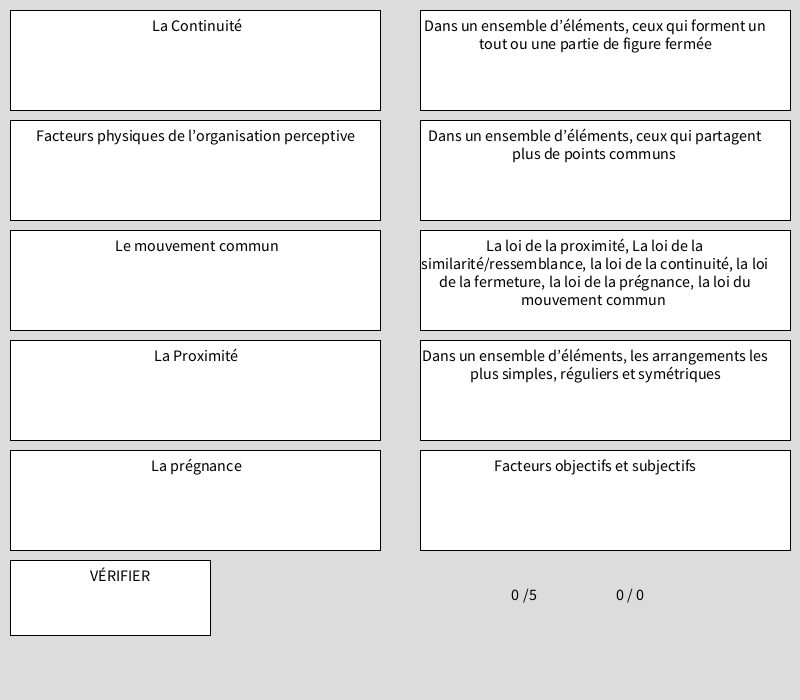
Frame 1 (no input)
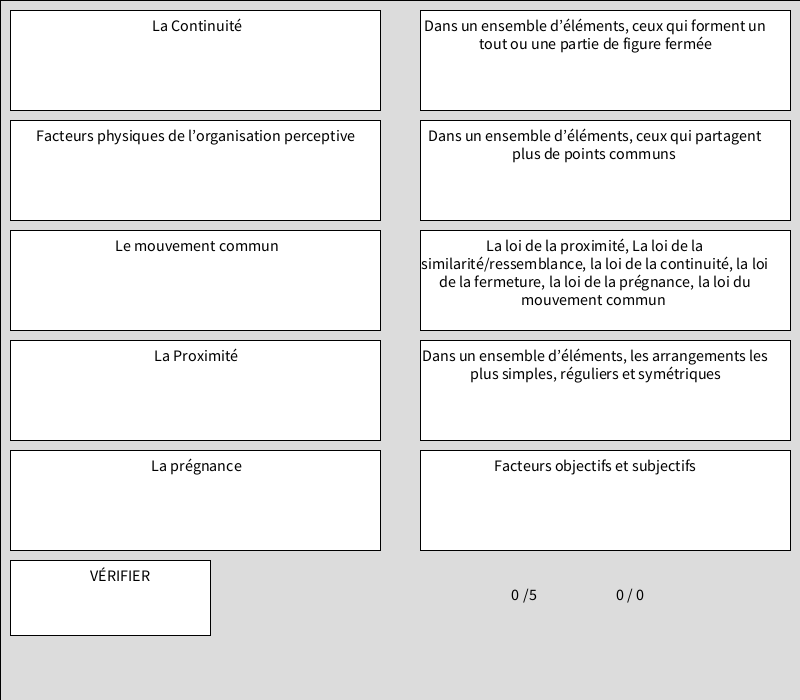
Frame 60 (the mouse pressed at the canvas centre just before this capture)
Frame 120 (the mouse held since frame 60 and released just before this capture): identical to frame 60, image omitted

The Processing sketch that drew these frames (run headless with seeded random() and noise(); from frame 60 on, the mouse is pressed at the canvas centre):

// Processing sketch: processing_91312
// ── processing_91312.pde

int colonnes = 2;
int rangees = 3;
int etat = 1;
int pts = 0;
int pct = 0;
int pctt = 0;
int[] q  = new int[6]; //question
int[] r  = new int[6]; //reponse
int[] m  = new int[6]; //modifie
int[] bq  = new int[6]; //bloc de question
int[] br  = new int[6]; //bloc de reponse
 
color couleurQ1 = color(255, 255, 255);
color couleurQ2 = color(255, 255, 255);
color couleurQ3 = color(255, 255, 255);
color couleurQ4 = color(255, 255, 255);
color couleurQ5 = color(255, 255, 255);
color couleurR1 = color(255, 255, 255);
color couleurR2 = color(255, 255, 255);
color couleurR3 = color(255, 255, 255);
color couleurR4 = color(255, 255, 255);
color couleurR5 = color(255, 255, 255);
color couleurA1 = color(0);
color couleurA2 = color(0);
color couleurA3 = color(0);
color couleurA4 = color(0);
color couleurA5 = color(0);
 
String[] question = {



 

 
 
 
"Figure",
"Organisation perceptive",
 
"Facteurs physiques de l’organisation perceptive",
 
 
"Facteurs psychologiques de l’organisation perceptive",
 
" Quelles règles influencent la manière dont le système perceptif regroupe les élément lors de l’organisation perceptive ? ",
 
 
" La Proximité",
 
" La Similarité/ressemblance",
 
 
" La Continuité",
 
 
" La fermeture",
 
 
" La prégnance",
 
 
" Le mouvement commun",
 


  
};
 
String[] reponse = {

 

 
"Caractère de substance, parait plus loin, se continue derrière la figure, porteur de sens, facilement retenu, ne possède pas les contours",
 
"Caractère d’objet, parait plus près, se poursuit par dessus le fond, porteuse de sens, facilement retenue, possède les contours. ",
   
  "Facteurs objectifs et subjectifs", 
 
"L’orientation, la grosseur, l’inclusion, la symétrie, la régularité",
 
"L’expérience antérieure, traits individuels, attention dirigée",
 
"La loi de la proximité, La loi de la similarité/ressemblance, la loi de la continuité, la loi de la fermeture, la loi de la prégnance, la loi du mouvement commun ",
"Dans un ensemble d’éléments, ceux qui sont les plus près spatialement et/ou temporellement ",
   
  "Dans un ensemble d’éléments, ceux qui partagent plus de points communs ",
"Dans un ensemble d’éléments, ceux qui s’inscrivent dans une séquence les uns par rapport aux autres ",
"Dans un ensemble d’éléments, ceux qui forment un tout ou une partie de figure fermée",
 
"Dans un ensemble d’éléments, les arrangements les plus simples, réguliers et symétriques",
 
"Dans un ensemble d’éléments, ceux dont la position évolue de la même façon"
 


}; 
 
int rand1 = (int)random(question.length);
int rand2 = (int)random(question.length);
int rand3 = (int)random(question.length);
int rand4 = (int)random(question.length);
int rand5 = (int)random(question.length);
int rand1modif = rand1;
int rand2modif = rand2;
int rand3modif = rand3;
int rand4modif = rand4;
int rand5modif = rand5;
int swap = 0;
 
 
void setup() {
  size(800, 700);
  smooth();
  noStroke();
  int swap = (int)random(5);
 
  for (int i = 1; i < q.length; i++ ) {
    q[i] = 0;
    r[i] = 0;
    bq[i] = 0;
    br[i] = 0;
  }
 
  for (int i = 1; i < m.length; i++ ) {
    m[i] = i;
  }
 
  while (rand1 == rand2) {
    rand2 = (int)random(question.length);
  }
 
  while (rand3 == rand2 || rand3 == rand1) {
    rand3 = (int)random(question.length);
  }
 
  while (rand4 == rand2 || rand3 == rand4 || rand4 == rand1) {
    rand4 = (int)random(question.length);
  }
 
  while (rand5 == rand2 || rand3 == rand5 || rand4 == rand5 || rand5 == rand1) {
    rand5 = (int)random(question.length);
  }
 
  //println(question[1]);
  // println(reponse[1]);
}
void draw() {
 
  fill(220);
  rect(0, 0, width, height);
 
  /*rand1modif = rand2;
   rand2modif = rand3; 
   rand3modif = rand4;
   rand4modif = rand1;
   rand5modif = rand5;
    
   m[1] = 2;
   m[2] = 3;
   m[3] = 4;
   m[4] = 1;
   m[5] = 5;*/
 
  println(swap);
  if (swap==0) {
    println("zéro");
    rand1modif = rand5;
    rand2modif = rand1; 
    rand3modif = rand4;
    rand4modif = rand3;
    rand5modif = rand2;
 
    m[1] = 5;
    m[2] = 1;
    m[3] = 4;
    m[4] = 3;
    m[5] = 2;
  }
 
  if (swap==1) {
    println("un");
    rand1modif = rand2;
    rand2modif = rand3; 
    rand3modif = rand4;
    rand4modif = rand1;
    rand5modif = rand5;
 
    m[1] = 2;
    m[2] = 3;
    m[3] = 4;
    m[4] = 1;
    m[5] = 5;
  }
  if (swap==2) {
    println("deux");
    rand1modif = rand1;
    rand2modif = rand5;
    rand3modif = rand2;
    rand4modif = rand3;
    rand5modif = rand4;
 
    m[1] = 1;
    m[2] = 5;
    m[3] = 2;
    m[4] = 3;
    m[5] = 4;
  }
  if (swap==3) {
    println("trois");
    rand1modif = rand4;
    rand2modif = rand5;
    rand3modif = rand3;
    rand4modif = rand2;
    rand5modif = rand1;
 
    m[1] = 4;
    m[2] = 5;
    m[3] = 3;
    m[4] = 2;
    m[5] = 1;
  }
  if (swap==4) {
    println("quatre");
    rand1modif = rand2;
    rand2modif = rand1;
    rand3modif = rand4;
    rand4modif = rand5;
    rand5modif = rand3;
 
    m[1] = 2;
    m[2] = 1;
    m[3] = 4;
    m[4] = 5;
    m[5] = 3;
  }
 
 
  if (etat <=2) {
 
    // Dessin des blocs
 
    stroke(0);
    strokeWeight(1);
    if (etat ==2) {
      stroke(couleurA1);
      strokeWeight(20);
    }
    fill(couleurQ1);
    rect(10, 10, 370, 100);
 
    stroke(0);
    strokeWeight(1);
    if (etat ==2) {
      stroke(couleurA2);
      strokeWeight(20);
    }
    fill(couleurQ2);
    rect(10, 120, 370, 100);
 
    stroke(0);
    strokeWeight(1);
    if (etat ==2) {
      stroke(couleurA3);
      strokeWeight(20);
    }
    fill(couleurQ3);
    rect(10, 230, 370, 100);
 
    stroke(0);
    strokeWeight(1);
    if (etat ==2) {
      stroke(couleurA4);
      strokeWeight(20);
    }
    fill(couleurQ4);
    rect(10, 340, 370, 100);
 
    stroke(0);
    strokeWeight(1);
    if (etat ==2) {
      stroke(couleurA5);
      strokeWeight(20);
    }
    fill(couleurQ5);
    rect(10, 450, 370, 100);
 
    //------------------------
 
    stroke(0);
    fill(255);
    rect(10, 560, 200, 75);
 
    textAlign(CENTER);
    textSize(16);
    fill(0);
    text("VÉRIFIER", 20, 570, 200, 80);
 
    //---------------------
 
    stroke(0);
    fill(couleurR1);
    rect(420, 10, 370, 100);
 
    stroke(0);
    fill(couleurR2);
    rect(420, 120, 370, 100);
 
    stroke(0);
    fill(couleurR3);
    rect(420, 230, 370, 100);
 
    stroke(0);
    fill(couleurR4);
    rect(420, 340, 370, 100);
 
    stroke(0);
    fill(couleurR5);
    rect(420, 450, 370, 100);
 
 
 
    textAlign(CENTER);
    textSize(16);
    fill(0);
    text(question[rand1], 20, 20, 350, 80);
 
    textAlign(CENTER);
    textSize(16);
    fill(0);
    text(question[rand2], 20, 130, 350, 80);
 
    textAlign(CENTER);
    textSize(16);
    fill(0);
    text(question[rand3], 20, 240, 350, 80);
 
    textAlign(CENTER);
    textSize(16);
    fill(0);
    text(question[rand4], 20, 350, 350, 80);
 
    textAlign(CENTER);
    textSize(16);
    fill(0);
    text(question[rand5], 20, 460, 350, 80);
 
    textAlign(CENTER);
    textSize(16);
    fill(0);
    text(reponse[rand1modif], 420, 20, 350, 80);
 
    textAlign(CENTER);
    textSize(16);
    fill(0);
    text(reponse[rand2modif], 420, 130, 350, 80);
 
    textAlign(CENTER);
    textSize(16);
    fill(0);
    text(reponse[rand3modif], 420, 240, 350, 80);
 
    textAlign(CENTER);
    textSize(16);
    fill(0);
    text(reponse[rand4modif], 420, 350, 350, 80);
 
    textAlign(CENTER);
    textSize(16);
    fill(0);
    text(reponse[rand5modif], 420, 460, 350, 80);
 
    textAlign(CENTER);
    textSize(16);
    fill(0);
    text(pts, 515, 600);
 
    textAlign(CENTER);
    textSize(16);
    fill(0);
    text("/5", 530, 600);
 
    textAlign(CENTER);
    textSize(16);
    fill(0);
    text(pct, 620, 600);
 
    textAlign(CENTER);
    textSize(16);
    fill(0);
    text("/", 630, 600);
 
    textAlign(CENTER);
    textSize(16);
    fill(0);
    text(pctt, 640, 600);
  }
}
void mouseReleased() {
  if (etat ==1) {
    if (mouseX >10 && mouseX < 380 && mouseY >10 && mouseY < 110) {
      if (bq[1] == 0) {
        if ( q[5] == 0 &&  q[1] > 0 &&  q[2] > 0 &&  q[3] > 0 &&  q[4] > 0) {
          q[5] = 1;
          bq[1] =5;
          couleurQ1 = color(255, 255, 0);
        }
        if ( q[4] == 0 &&  q[1] > 0 &&  q[2] > 0 &&  q[3] > 0) {
          q[4] = 1;
          bq[1] =4;
          couleurQ1 = color(255, 180, 0);
        }
        if ( q[3] == 0 &&  q[1] > 0 &&  q[2] > 0) {
          q[3] = 1;
          bq[1] =3;
          couleurQ1 = color(0, 255, 0);
        }
        if ( q[2] == 0 &&  q[1] > 0) {
          q[2] = 1;
          bq[1] =2;
          couleurQ1 = color(255, 0, 0);
        }
        if ( q[1] == 0) {
          q[1] = 1;
          bq[1] =1;
          couleurQ1 = color(0, 255, 255);
        }
      }
      else {
        if (bq[1] ==1) {
          q[1] = 0;
          bq[1] =0;
          couleurQ1 = color(255, 255, 255);
        }
        if (bq[1] ==2) {
          q[2] = 0;
          bq[1] =0;
          couleurQ1 = color(255, 255, 255);
        }
        if (bq[1] ==3) {
          q[3] = 0;
          bq[1] =0;
          couleurQ1 = color(255, 255, 255);
        }
        if (bq[1] ==4) {
          q[4] = 0;
          bq[1] =0;
          couleurQ1 = color(255, 255, 255);
        }
        if (bq[1] ==5) {
          q[5] = 0;
          bq[1] =0;
          couleurQ1 = color(255, 255, 255);
        }
      }
    }
 
    if (mouseX >10 && mouseX < 380 && mouseY >120 && mouseY < 220) {
      if (bq[2] == 0) {
        if ( q[5] == 0 &&  q[1] > 0 &&  q[2] > 0 &&  q[3] > 0 &&  q[4] > 0) {
          q[5] = 2;
          bq[2] =5;
          couleurQ2 = color(255, 255, 0);
        }
        if ( q[4] == 0 &&  q[1] > 0 &&  q[2] > 0 &&  q[3] > 0) {
          q[4] = 2;
          bq[2] =4;
          couleurQ2 = color(255, 180, 0);
        }
        if ( q[3] == 0 &&  q[1] > 0 &&  q[2] > 0) {
          q[3] = 2;
          bq[2] =3;
          couleurQ2 = color(0, 255, 0);
        }
        if ( q[2] == 0 &&  q[1] > 0) {
          q[2] = 2;
          bq[2] =2;
          couleurQ2 = color(255, 0, 0);
        }
        if ( q[1] == 0) {
          q[1] = 2;
          bq[2] =1;
          couleurQ2 = color(0, 255, 255);
        }
      }
      else {
        if (bq[2] ==1) {
          q[1] = 0;
          bq[2] =0;
          couleurQ2 = color(255, 255, 255);
        }
        if (bq[2] ==2) {
          q[2] = 0;
          bq[2] =0;
          couleurQ2 = color(255, 255, 255);
        }
        if (bq[2] ==3) {
          q[3] = 0;
          bq[2] =0;
          couleurQ2 = color(255, 255, 255);
        }
        if (bq[2] ==4) {
          q[4] = 0;
          bq[2] =0;
          couleurQ2 = color(255, 255, 255);
        }
        if (bq[2] ==5) {
          q[5] = 0;
          bq[2] =0;
          couleurQ2 = color(255, 255, 255);
        }
      }
    }
 
    if (mouseX >10 && mouseX < 380 && mouseY >230 && mouseY < 330) {
      if (bq[3] == 0) {
        if ( q[5] == 0 &&  q[1] > 0 &&  q[2] > 0 &&  q[3] > 0 &&  q[4] > 0) {
          q[5] = 3;
          bq[3] =5;
          couleurQ3 = color(255, 255, 0);
        }
        if ( q[4] == 0 &&  q[1] > 0 &&  q[2] > 0 &&  q[3] > 0) {
          q[4] = 3;
          bq[3] =4;
          couleurQ3 = color(255, 180, 0);
        }
        if ( q[3] == 0 &&  q[1] > 0 &&  q[2] > 0) {
          q[3] = 3;
          bq[3] =3;
          couleurQ3 = color(0, 255, 0);
        }
        if ( q[2] == 0 &&  q[1] > 0) {
          q[2] = 3;
          bq[3] =2;
          couleurQ3 = color(255, 0, 0);
        }
        if ( q[1] == 0) {
          q[1] = 3;
          bq[3] =1;
          couleurQ3 = color(0, 255, 255);
        }
      }
      else {
        if (bq[3] ==1) {
          q[1] = 0;
          bq[3] =0;
          couleurQ3 = color(255, 255, 255);
        }
        if (bq[3] ==2) {
          q[2] = 0;
          bq[3] =0;
          couleurQ3 = color(255, 255, 255);
        }
        if (bq[3] ==3) {
          q[3] = 0;
          bq[3] =0;
          couleurQ3 = color(255, 255, 255);
        }
        if (bq[3] ==4) {
          q[4] = 0;
          bq[3] =0;
          couleurQ3 = color(255, 255, 255);
        }
        if (bq[3] ==5) {
          q[5] = 0;
          bq[3] =0;
          couleurQ3 = color(255, 255, 255);
        }
      }
    }
 
    if (mouseX >10 && mouseX < 380 && mouseY >340 && mouseY < 440) {
      if (bq[4] == 0) {
        if ( q[5] == 0 &&  q[1] > 0 &&  q[2] > 0 &&  q[3] > 0 &&  q[4] > 0) {
          q[5] = 4;
          bq[4] =5;
          couleurQ4 = color(255, 255, 0);
        }
        if ( q[4] == 0 &&  q[1] > 0 &&  q[2] > 0 &&  q[3] > 0) {
          q[4] = 4;
          bq[4] =4;
          couleurQ4 = color(255, 180, 0);
        }
        if ( q[3] == 0 &&  q[1] > 0 &&  q[2] > 0) {
          q[3] = 4;
          bq[4] =3;
          couleurQ4 = color(0, 255, 0);
        }
        if ( q[2] == 0 &&  q[1] > 0) {
          q[2] = 4;
          bq[4] =2;
          couleurQ4 = color(255, 0, 0);
        }
        if ( q[1] == 0) {
          q[1] = 4;
          bq[4] =1;
          couleurQ4 = color(0, 255, 255);
        }
      }
      else {
        if (bq[4] ==1) {
          q[1] = 0;
          bq[4] =0;
          couleurQ4 = color(255, 255, 255);
        }
        if (bq[4] ==2) {
          q[2] = 0;
          bq[4] =0;
          couleurQ4 = color(255, 255, 255);
        }
        if (bq[4] ==3) {
          q[3] = 0;
          bq[4] =0;
          couleurQ4 = color(255, 255, 255);
        }
        if (bq[4] ==4) {
          q[4] = 0;
          bq[4] =0;
          couleurQ4 = color(255, 255, 255);
        }
        if (bq[4] ==5) {
          q[5] = 0;
          bq[4] =0;
          couleurQ4 = color(255, 255, 255);
        }
      }
    }
 
    if (mouseX >10 && mouseX < 380 && mouseY >450 && mouseY < 550) {
      if (bq[5] == 0) {
        if ( q[5] == 0 &&  q[1] > 0 &&  q[2] > 0 &&  q[3] > 0 &&  q[4] > 0) {
          q[5] = 5;
          bq[5] =5;
          couleurQ5 = color(255, 255, 0);
        }
        if ( q[4] == 0 &&  q[1] > 0 &&  q[2] > 0 &&  q[3] > 0) {
          q[4] = 5;
          bq[5] =4;
          couleurQ5 = color(255, 180, 0);
        }
        if ( q[3] == 0 &&  q[1] > 0 &&  q[2] > 0) {
          q[3] = 5;
          bq[5] =3;
          couleurQ5 = color(0, 255, 0);
        }
        if ( q[2] == 0 &&  q[1] > 0) {
          q[2] = 5;
          bq[5] =2;
          couleurQ5 = color(255, 0, 0);
        }
        if ( q[1] == 0) {
          q[1] = 5;
          bq[5] =1;
          couleurQ5 = color(0, 255, 255);
        }
      }
      else {
        if (bq[5] ==1) {
          q[1] = 0;
          bq[5] =0;
          couleurQ5 = color(255, 255, 255);
        }
        if (bq[5] ==2) {
          q[2] = 0;
          bq[5] =0;
          couleurQ5 = color(255, 255, 255);
        }
        if (bq[5] ==3) {
          q[3] = 0;
          bq[5] =0;
          couleurQ5 = color(255, 255, 255);
        }
        if (bq[5] ==4) {
          q[4] = 0;
          bq[5] =0;
          couleurQ5 = color(255, 255, 255);
        }
        if (bq[5] ==5) {
          q[5] = 0;
          bq[5] =0;
          couleurQ5 = color(255, 255, 255);
        }
      }
    }
 
    //---------------------Réponses
 
    if (mouseX >420 && mouseX < 790 && mouseY >10 && mouseY < 110) {
      if (br[1] == 0) {
        if ( r[5] == 0 &&  r[1] > 0 &&  r[2] > 0 &&  r[3] > 0 &&  r[4] > 0) {
          r[5] = 1;
          br[1] =5;
          couleurR1 = color(255, 255, 0);
        }
        if ( r[4] == 0 &&  r[1] > 0 &&  r[2] > 0 &&  r[3] > 0) {
          r[4] = 1;
          br[1] =4;
          couleurR1 = color(255, 180, 0);
        }
        if ( r[3] == 0 &&  r[1] > 0 &&  r[2] > 0) {
          r[3] = 1;
          br[1] =3;
          couleurR1 = color(0, 255, 0);
        }
        if ( r[2] == 0 &&  r[1] > 0) {
          r[2] = 1;
          br[1] =2;
          couleurR1 = color(255, 0, 0);
        }
        if ( r[1] == 0) {
          r[1] = 1;
          br[1] =1;
          couleurR1 = color(0, 255, 255);
        }
      }
      else {
        if (br[1] ==1) {
          r[1] = 0;
          br[1] =0;
          couleurR1 = color(255, 255, 255);
        }
        if (br[1] ==2) {
          r[2] = 0;
          br[1] =0;
          couleurR1 = color(255, 255, 255);
        }
        if (br[1] ==3) {
          r[3] = 0;
          br[1] =0;
          couleurR1 = color(255, 255, 255);
        }
        if (br[1] ==4) {
          r[4] = 0;
          br[1] =0;
          couleurR1 = color(255, 255, 255);
        }
        if (br[1] ==5) {
          r[5] = 0;
          br[1] =0;
          couleurR1 = color(255, 255, 255);
        }
      }
    }
 
    if (mouseX >420 && mouseX < 790 && mouseY >120 && mouseY < 220) {
      if (br[2] == 0) {
        if ( r[5] == 0 &&  r[1] > 0 &&  r[2] > 0 &&  r[3] > 0 &&  r[4] > 0) {
          r[5] = 2;
          br[2] =5;
          couleurR2 = color(255, 255, 0);
        }
        if ( r[4] == 0 &&  r[1] > 0 &&  r[2] > 0 &&  r[3] > 0) {
          r[4] = 2;
          br[2] =4;
          couleurR2 = color(255, 180, 0);
        }
        if ( r[3] == 0 &&  r[1] > 0 &&  r[2] > 0) {
          r[3] = 2;
          br[2] =3;
          couleurR2 = color(0, 255, 0);
        }
        if ( r[2] == 0 &&  r[1] > 0) {
          r[2] = 2;
          br[2] =2;
          couleurR2 = color(255, 0, 0);
        }
        if ( r[1] == 0) {
          r[1] = 2;
          br[2] =1;
          couleurR2 = color(0, 255, 255);
        }
      }
      else {
        if (br[2] ==1) {
          r[1] = 0;
          br[2] =0;
          couleurR2 = color(255, 255, 255);
        }
        if (br[2] ==2) {
          r[2] = 0;
          br[2] =0;
          couleurR2 = color(255, 255, 255);
        }
        if (br[2] ==3) {
          r[3] = 0;
          br[2] =0;
          couleurR2 = color(255, 255, 255);
        }
        if (br[2] ==4) {
          r[4] = 0;
          br[2] =0;
          couleurR2 = color(255, 255, 255);
        }
        if (br[2] ==5) {
          r[5] = 0;
          br[2] =0;
          couleurR2 = color(255, 255, 255);
        }
      }
    }
 
    if (mouseX >420 && mouseX < 790 && mouseY >230 && mouseY < 330) {
      if (br[3] == 0) {
        if ( r[5] == 0 &&  r[1] > 0 &&  r[2] > 0 &&  r[3] > 0 &&  r[4] > 0) {
          r[5] = 3;
          br[3] =5;
          couleurR3 = color(255, 255, 0);
        }
        if ( r[4] == 0 &&  r[1] > 0 &&  r[2] > 0 &&  r[3] > 0) {
          r[4] = 3;
          br[3] =4;
          couleurR3 = color(255, 180, 0);
        }
        if ( r[3] == 0 &&  r[1] > 0 &&  r[2] > 0) {
          r[3] = 3;
          br[3] =3;
          couleurR3 = color(0, 255, 0);
        }
        if ( r[2] == 0 &&  r[1] > 0) {
          r[2] = 3;
          br[3] =2;
          couleurR3 = color(255, 0, 0);
        }
        if ( r[1] == 0) {
          r[1] = 3;
          br[3] =1;
          couleurR3 = color(0, 255, 255);
        }
      }
      else {
        if (br[3] ==1) {
          r[1] = 0;
          br[3] =0;
          couleurR3 = color(255, 255, 255);
        }
        if (br[3] ==2) {
          r[2] = 0;
          br[3] =0;
          couleurR3 = color(255, 255, 255);
        }
        if (br[3] ==3) {
          r[3] = 0;
          br[3] =0;
          couleurR3 = color(255, 255, 255);
        }
        if (br[3] ==4) {
          r[4] = 0;
          br[3] =0;
          couleurR3 = color(255, 255, 255);
        }
        if (br[3] ==5) {
          r[5] = 0;
          br[3] =0;
          couleurR3 = color(255, 255, 255);
        }
      }
    }
 
    if (mouseX >420 && mouseX < 790 && mouseY >340 && mouseY < 440) {
      if (br[4] == 0) {
        if ( r[5] == 0 &&  r[1] > 0 &&  r[2] > 0 &&  r[3] > 0 &&  r[4] > 0) {
          r[5] = 4;
          br[4] =5;
          couleurR4 = color(255, 255, 0);
        }
        if ( r[4] == 0 &&  r[1] > 0 &&  r[2] > 0 &&  r[3] > 0) {
          r[4] = 4;
          br[4] =4;
          couleurR4 = color(255, 180, 0);
        }
        if ( r[3] == 0 &&  r[1] > 0 &&  r[2] > 0) {
          r[3] = 4;
          br[4] =3;
          couleurR4 = color(0, 255, 0);
        }
        if ( r[2] == 0 &&  r[1] > 0) {
          r[2] = 4;
          br[4] =2;
          couleurR4 = color(255, 0, 0);
        }
        if ( r[1] == 0) {
          r[1] = 4;
          br[4] =1;
          couleurR4 = color(0, 255, 255);
        }
      }
      else {
        if (br[4] ==1) {
          r[1] = 0;
          br[4] =0;
          couleurR4 = color(255, 255, 255);
        }
        if (br[4] ==2) {
          r[2] = 0;
          br[4] =0;
          couleurR4 = color(255, 255, 255);
        }
        if (br[4] ==3) {
          r[3] = 0;
          br[4] =0;
          couleurR4 = color(255, 255, 255);
        }
        if (br[4] ==4) {
          r[4] = 0;
          br[4] =0;
          couleurR4 = color(255, 255, 255);
        }
        if (br[4] ==5) {
          r[5] = 0;
          br[4] =0;
          couleurR4 = color(255, 255, 255);
        }
      }
    }
 
    if (mouseX >420 && mouseX < 790 && mouseY >450 && mouseY < 550) {
      if (br[5] == 0) {
        if ( r[5] == 0 &&  r[1] > 0 &&  r[2] > 0 &&  r[3] > 0 &&  r[4] > 0) {
          r[5] = 5;
          br[5] =5;
          couleurR5 = color(255, 255, 0);
        }
        if ( r[4] == 0 &&  r[1] > 0 &&  r[2] > 0 &&  r[3] > 0) {
          r[4] = 5;
          br[5] =4;
          couleurR5 = color(255, 180, 0);
        }
        if ( r[3] == 0 &&  r[1] > 0 &&  r[2] > 0) {
          r[3] = 5;
          br[5] =3;
          couleurR5 = color(0, 255, 0);
        }
        if ( r[2] == 0 &&  r[1] > 0) {
          r[2] = 5;
          br[5] =2;
          couleurR5 = color(255, 0, 0);
        }
        if ( r[1] == 0) {
          r[1] = 5;
          br[5] =1;
          couleurR5 = color(0, 255, 255);
        }
      }
      else {
        if (br[5] ==1) {
          r[1] = 0;
          br[5] =0;
          couleurR5 = color(255, 255, 255);
        }
        if (br[5] ==2) {
          r[2] = 0;
          br[5] =0;
          couleurR5 = color(255, 255, 255);
        }
        if (br[5] ==3) {
          r[3] = 0;
          br[5] =0;
          couleurR5 = color(255, 255, 255);
        }
        if (br[5] ==4) {
          r[4] = 0;
          br[5] =0;
          couleurR5 = color(255, 255, 255);
        }
        if (br[5] ==5) {
          r[5] = 0;
          br[5] =0;
          couleurR5 = color(255, 255, 255);
        }
      }
    }
  }
 
  //---vérifie
 
  if (mouseX >10 && mouseX < 210 && mouseY >560 && mouseY < 635) {
    if (etat ==2) {
      etat =3;
    }
    if (etat ==1) {
      couleurA1 = color(255, 0, 0);
      couleurA2 = color(255, 0, 0);
      couleurA3 = color(255, 0, 0);
      couleurA4 = color(255, 0, 0);
      couleurA5 = color(255, 0, 0);
      etat =2;
      if (q[1]==m[r[1]]) {
        pts += 1;
        println("q1");
 
        if (bq[1] == 1) {
          couleurA1 = color(0, 255, 0);
        }
        if (bq[2] == 1) {
          couleurA2 = color(0, 255, 0);
        }
        if (bq[3] == 1) {
          couleurA3 = color(0, 255, 0);
        }
        if (bq[4] == 1) {
          couleurA4 = color(0, 255, 0);
        }
        if (bq[5] == 1) {
          couleurA5 = color(0, 255, 0);
        }
      }
      if (q[2]==m[r[2]]) {
        pts += 1;
        println("q2");
        if (bq[1] == 2) {
          couleurA1 = color(0, 255, 0);
        }
        if (bq[2] == 2) {
          couleurA2 = color(0, 255, 0);
        }
        if (bq[3] == 2) {
          couleurA3 = color(0, 255, 0);
        }
        if (bq[4] == 2) {
          couleurA4 = color(0, 255, 0);
        }
        if (bq[5] == 2) {
          couleurA5 = color(0, 255, 0);
        }
      }
 
      if (q[3]==m[r[3]]) {
        pts += 1;
        println("q3");
        if (bq[1] == 3) {
          couleurA1 = color(0, 255, 0);
        }
        if (bq[2] == 3) {
          couleurA2 = color(0, 255, 0);
        }
        if (bq[3] == 3) {
          couleurA3 = color(0, 255, 0);
        }
        if (bq[4] == 3) {
          couleurA4 = color(0, 255, 0);
        }
        if (bq[5] == 3) {
          couleurA5 = color(0, 255, 0);
        }
      }
 
      if (q[4]==m[r[4]]) {
        pts += 1;
        println("q4");
        if (bq[1] == 4) {
          couleurA1 = color(0, 255, 0);
        }
        if (bq[2] == 4) {
          couleurA2 = color(0, 255, 0);
        }
        if (bq[3] == 4) {
          couleurA3 = color(0, 255, 0);
        }
        if (bq[4] == 4) {
          couleurA4 = color(0, 255, 0);
        }
        if (bq[4] == 4) {
          couleurA5 = color(0, 255, 0);
        }
      }
 
      if (q[5]==m[r[5]]) {
        pts += 1;
        println("q5");
        if (bq[1] == 5) {
          couleurA1 = color(0, 255, 0);
        }
        if (bq[2] == 5) {
          couleurA2 = color(0, 255, 0);
        }
        if (bq[3] == 5) {
          couleurA3 = color(0, 255, 0);
        }
        if (bq[4] == 5) {
          couleurA4 = color(0, 255, 0);
        }
        if (bq[5] == 5) {
          couleurA5 = color(0, 255, 0);
        }
      }
      pct += pts;
      pctt += 5;
    }
    if (etat ==3) {
      pts = 0;
      etat =1;
      swap = (int)random(5);
 
      for (int i = 1; i < q.length; i++ ) {
        q[i] = 0;
        r[i] = 0;
        bq[i] = 0;
        br[i] = 0;
      }
 
      for (int i = 1; i < m.length; i++ ) {
        m[i] = i;
      }
 
      while (rand1 == rand2) {
        rand2 = (int)random(question.length);
      }
 
      while (rand3 == rand2 || rand3 == rand1) {
        rand3 = (int)random(question.length);
      }
 
      while (rand4 == rand2 || rand3 == rand4 || rand4 == rand1) {
        rand4 = (int)random(question.length);
      }
 
      while (rand5 == rand2 || rand3 == rand5 || rand4 == rand5 || rand5 == rand1) {
        rand5 = (int)random(question.length);
      }
 
 
      rand1 = (int)random(question.length);
      rand2 = (int)random(question.length);
      rand3 = (int)random(question.length);
      rand4 = (int)random(question.length);
      rand5 = (int)random(question.length);
      rand1modif = rand1;
      rand2modif = rand2;
      rand3modif = rand3;
      rand4modif = rand4;
      rand5modif = rand5;
      couleurQ1 = color(255, 255, 255);
      couleurQ2 = color(255, 255, 255);
      couleurQ3 = color(255, 255, 255);
      couleurQ4 = color(255, 255, 255);
      couleurQ5 = color(255, 255, 255);
      couleurR1 = color(255, 255, 255);
      couleurR2 = color(255, 255, 255);
      couleurR3 = color(255, 255, 255);
      couleurR4 = color(255, 255, 255);
      couleurR5 = color(255, 255, 255);
 
      for (int i = 1; i < q.length; i++ ) {
        q[i] = 0;
        r[i] = 0;
        bq[i] = 0;
        br[i] = 0;
      }
 
      for (int i = 1; i < m.length; i++ ) {
        m[i] = i;
      }
 
      while (rand1 == rand2) {
        rand2 = (int)random(question.length);
      }
 
      while (rand3 == rand2 || rand3 == rand1) {
        rand3 = (int)random(question.length);
      }
 
      while (rand4 == rand2 || rand3 == rand4 || rand4 == rand1) {
        rand4 = (int)random(question.length);
      }
 
      while (rand5 == rand2 || rand3 == rand5 || rand4 == rand5 || rand5 == rand1) {
        rand5 = (int)random(question.length);
      }
    }
  }
}
